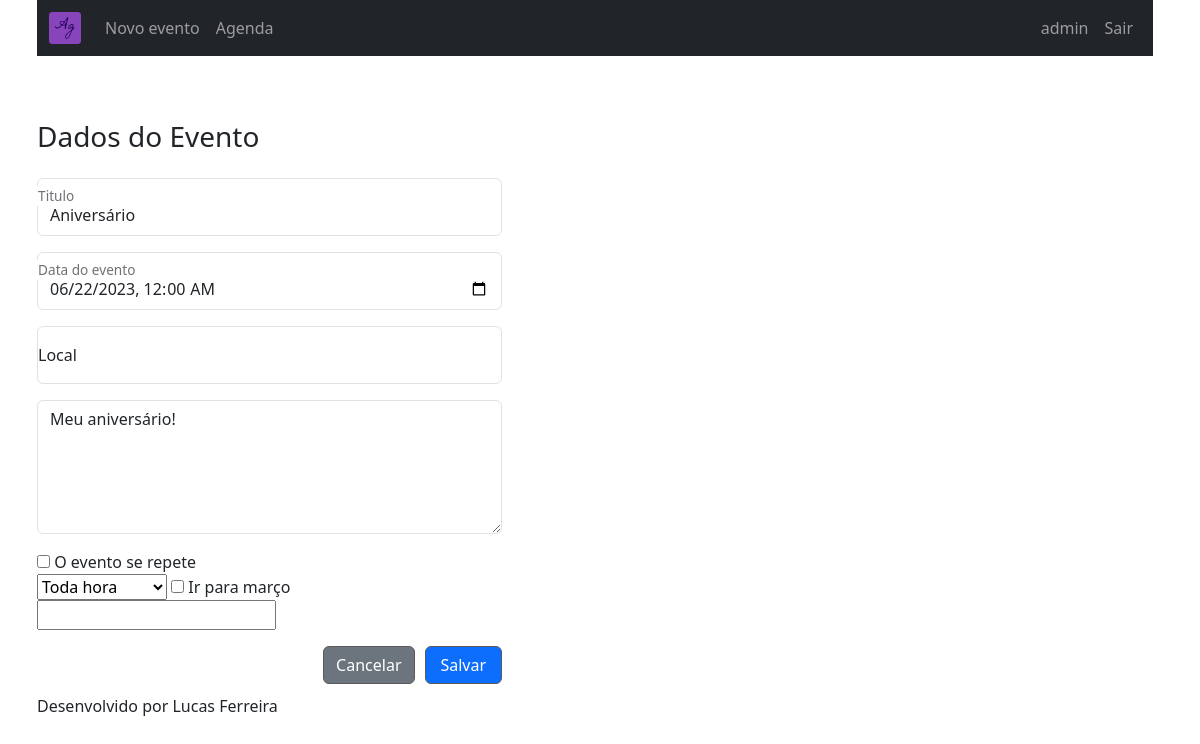
/agenda/evento/?id=6 (signed in), run on the app's committed database.
### core/models.py (models this page shows, shortened)
class Evento(models.Model):
    titulo = models.CharField(max_length=100)
    descricao = models.TextField(blank=True, null=True)
    local = models.CharField(max_length=4000, blank=True, null=True)
    data_evento = models.DateTimeField(verbose_name='Data do Evento')
    data_criacao = models.DateTimeField(auto_now=True, verbose_name='Data de Criação')
    usuario = models.ForeignKey(User, on_delete=models.CASCADE)
    regra_repeticao = models.ForeignKey(RegraRepeticao, blank=True, null=True, on_delete=models.SET_NULL)
    def get_data_evento_input(self) -> str:
        return self.data_evento.strftime('%Y-%m-%dT%H:%M')

### core/views.py (the view)
# urls.py: path('agenda/evento/', views.evento, name="evento"),
@requires_login
def evento(request) -> HttpResponse:
    id_evento = request.GET.get('id')
    dados = {}
    if id_evento:
        try:
            evento = models.Evento.objects.get(id=id_evento)
        except ObjectDoesNotExist:
            raise Http404()
        if evento.usuario != request.user:
            raise Http404()
        dados['evento'] = models.Evento.objects.get(id=id_evento)
    return render(request, 'evento.html', dados)

### agenda/templates/agenda/evento.html (shortened to what this page needs)
{% extends "_layouts/model_page.html" %}
{% block content %}
<div class="col-sm-5">
    <form action="submit" method="POST">{% csrf_token %}
        <div class="mb-3 form-group row d-flex ">
            <h3>Dados do Evento</h3>
        </div>
        <div class="mb-3 form-group row">
            <div class="form-floating">
                <input required type="text" class="form-control" name="titulo" id="titulo" size="18"
                       placeholder="Titulo" value="{{ evento.titulo }}">
                <label for="titulo" class="col-form-label">Titulo</label>
            </div>
        </div>
        <div class="mb-3 form-group row">
            <div class="form-floating">
                <input required type="datetime-local" class="form-control" name="data" id="data" size="18"
                       placeholder="Data do evento" value="{{ evento.get_data_evento_input }}">
                <label for="data" class="col-form-label">Data do evento</label>
            </div>
        </div>
        <div class="mb-3 form-group row">
            <div class="form-floating">
                <input type="text" class="form-control" name="local" id="local" size="18" placeholder="Local"
                >
                <label for="local" class="col-form-label">Local</label>
            </div>
        </div>
        <div class="mb-3 form-group">
            <textarea name="descricao" id="descricao" class="form-control"
                      placeholder="Descrição do evento" rows="5" cols="18">{{ evento.descricao }}</textarea>
        </div>
        <div class="mb-3 form-group>">
            <input type="checkbox" id="repetir" name="repetir" value="repete">
            <label for="repetir">O evento se repete</label>
            <div id="target-repetir">
                <select required name="regra">
                    <option value="TODA_HORA">Toda hora</option>
                </select>
                <input type="checkbox" id="ir_para_marco"
                       name="ir_para_marco" value="ir_para_marco">
                <label for="ir_para_marco">Ir para março</label>
                <input type="number" name="vezes" id="vezes">
            </div>
        </div>
        <div class="form-group mb-3">
            <button type="submit" class="col-sm-2 btn btn-primary float-end">Salvar</button>
            <a href="/">
                <button style="margin-right: 10px" type="button"
                        class="btn btn-secondary float-end">Cancelar</button>
            </a>
        </div>
    </form>
</div>
{% endblock %}

### agenda/templates/agenda/_layouts/model_page.html (shortened to what this page needs)
<!DOCTYPE html>
{% load static %}
<html lang="pt-br">
<head>
    <link href="https://cdn.jsdelivr.net/npm/bootstrap@5.3.0-alpha1/dist/css/bootstrap.min.css" rel="stylesheet">
    <link rel="stylesheet" href="{% static 'agenda/css/main.css' %}" type="text/css">
</head>
<body>
<div class="container">
    <nav class="navbar navbar-expand-lg navbar-dark bg-dark">
        <div class="container-fluid">
            <div class="navbar-header">
                <a class="navbar-brand" href="{% url 'index' %}">
                    <img src="{% static 'agenda/img/favicon.png' %}" height='32px'>
                </a>
            </div>
            <div class="collapse navbar-collapse" id="navbarNavAltMarkup">
                <ul class="navbar-nav">
                    <li class="nav-item"><a class="nav-item nav-link" href="{% url 'evento' %}">Novo evento</a></li>
                    <li class="nav-item"><a class="nav-item nav-link" href="{% url 'lista_eventos' %}">Agenda</a></li>
                </ul>
                <ul class="navbar-nav ms-auto mb-2 mb-md-0">
                    {% if request.user is not None %}
                        <li class="nav-item"><a class="nav-item nav-link">{{ request.user.username }}</a></li>
                    {% endif %}
                    <li class="nav-item"><a class="nav-link" href="{% url 'logout' %}">Sair</a></li>
                </ul>
            </div>
        </div>
    </nav>
    <br><br>
    {% block content %} {% endblock %}
    <br><br>
    <p> Desenvolvido por Lucas Ferreira </p>
</div>
</body>
</html>

### agenda/static/agenda/css/main.css (style rules this page uses)
body { margin-left: 10px; margin-right: 20px; }
.btn { border-stile: solid; border-width: 1px; border-color: #5b5959 !important; }

### data on the page
Evento: titulo "Aniversário", data "06/22/2023 00:00", descricao "Meu aniversário!"

### other printed values
{{ request.user.username }} "admin"
